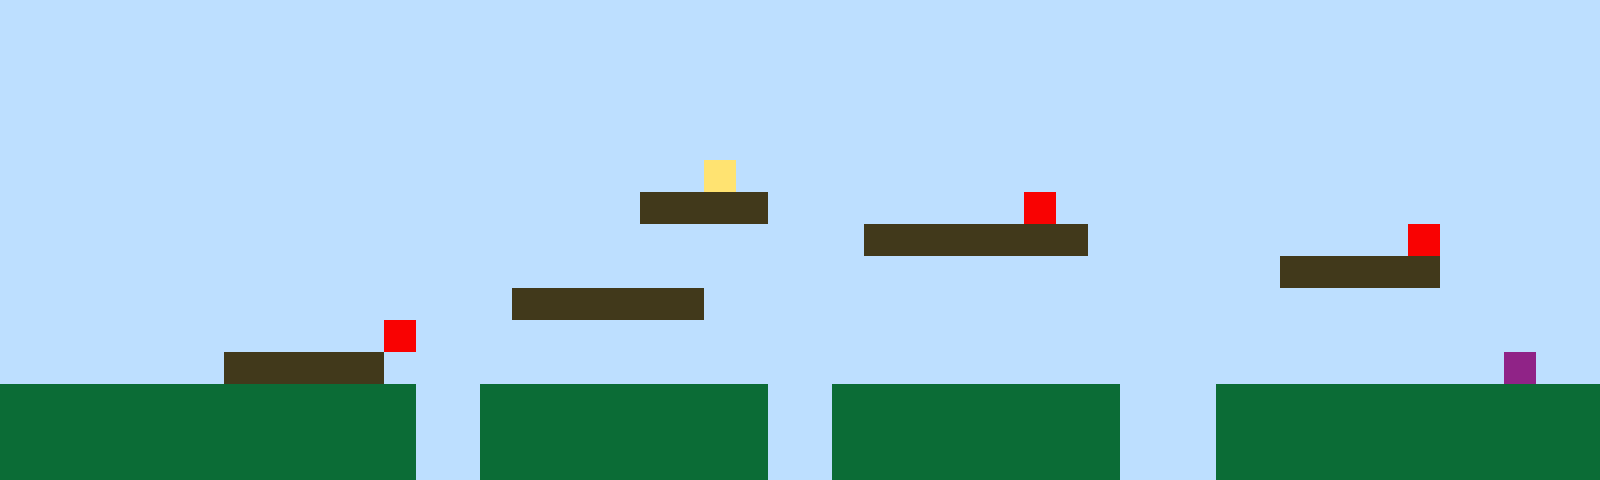

Tiled map render using the project's own tile images. Description and the whole map definition, tile-layer contents included, below:
An orthogonal 50x15 tile map with 32x32 px tiles, 1 tile layer (Tile Layer 1).

<map version="1.10" tiledversion="1.11.2" orientation="orthogonal" renderorder="right-up" width="50" height="15" tilewidth="32" tileheight="32" infinite="0" nextlayerid="2" nextobjectid="1"><editorsettings><export target="map1.csv" format="csv" /></editorsettings><tileset firstgid="1" name="sprites" tilewidth="32" tileheight="32" tilecount="6" columns="3"><image source="sprites.png" width="96" height="64" /></tileset><layer id="1" name="Tile Layer 1" width="50" height="15"><data encoding="csv">1,1,1,1,1,1,1,1,1,1,1,1,1,1,1,1,1,1,1,1,1,1,1,1,1,1,1,1,1,1,1,1,1,1,1,1,1,1,1,1,1,1,1,1,1,1,1,1,1,1,1,1,1,1,1,1,1,1,1,1,1,1,1,1,1,1,1,1,1,1,1,1,1,1,1,1,1,1,1,1,1,1,1,1,1,1,1,1,1,1,1,1,1,1,1,1,1,1,1,1,1,1,1,1,1,1,1,1,1,1,1,1,1,1,1,1,1,1,1,1,1,1,1,1,1,1,1,1,1,1,1,1,1,1,1,1,1,1,1,1,1,1,1,1,1,1,1,1,1,1,1,1,1,1,1,1,1,1,1,1,1,1,1,1,1,1,1,1,1,1,1,1,1,1,1,1,1,1,1,1,1,1,1,1,1,1,1,1,1,1,1,1,1,1,1,1,1,1,1,1,1,1,1,1,1,1,1,1,1,1,1,1,1,1,1,1,1,1,1,1,1,1,1,1,1,1,1,1,1,1,1,1,1,1,1,1,1,1,1,1,1,1,1,1,1,1,1,1,1,1,1,1,1,1,1,1,1,1,1,1,1,1,1,1,1,1,1,1,1,1,1,1,4,1,1,1,1,1,1,1,1,1,1,1,1,1,1,1,1,1,1,1,1,1,1,1,1,1,1,1,1,1,1,1,1,1,1,1,1,1,1,1,1,1,1,1,1,1,1,1,3,3,3,3,1,1,1,1,1,1,1,1,5,1,1,1,1,1,1,1,1,1,1,1,1,1,1,1,1,1,1,1,1,1,1,1,1,1,1,1,1,1,1,1,1,1,1,1,1,1,1,1,1,1,1,1,1,3,3,3,3,3,3,3,1,1,1,1,1,1,1,1,1,1,5,1,1,1,1,1,1,1,1,1,1,1,1,1,1,1,1,1,1,1,1,1,1,1,1,1,1,1,1,1,1,1,1,1,1,1,1,1,1,1,1,1,1,1,1,1,3,3,3,3,3,1,1,1,1,1,1,1,1,1,1,1,1,1,1,1,1,1,1,1,1,1,3,3,3,3,3,3,1,1,1,1,1,1,1,1,1,1,1,1,1,1,1,1,1,1,1,1,1,1,1,1,1,1,1,1,1,1,1,1,1,1,1,1,1,1,1,1,5,1,1,1,1,1,1,1,1,1,1,1,1,1,1,1,1,1,1,1,1,1,1,1,1,1,1,1,1,1,1,1,1,1,1,1,1,1,1,1,1,1,1,1,1,3,3,3,3,3,1,1,1,1,1,1,1,1,1,1,1,1,1,1,1,1,1,1,1,1,1,1,1,1,1,1,1,1,1,1,1,1,1,1,1,6,1,1,2,2,2,2,2,2,2,2,2,2,2,2,2,1,1,2,2,2,2,2,2,2,2,2,1,1,2,2,2,2,2,2,2,2,2,1,1,1,2,2,2,2,2,2,2,2,2,2,2,2,2,2,2,2,2,2,2,2,2,2,2,2,2,1,1,2,2,2,2,2,2,2,2,2,1,1,2,2,2,2,2,2,2,2,2,1,1,1,2,2,2,2,2,2,2,2,2,2,2,2,2,2,2,2,2,2,2,2,2,2,2,2,2,1,1,2,2,2,2,2,2,2,2,2,1,1,2,2,2,2,2,2,2,2,2,1,1,1,2,2,2,2,2,2,2,2,2,2,2,2</data></layer></map>
